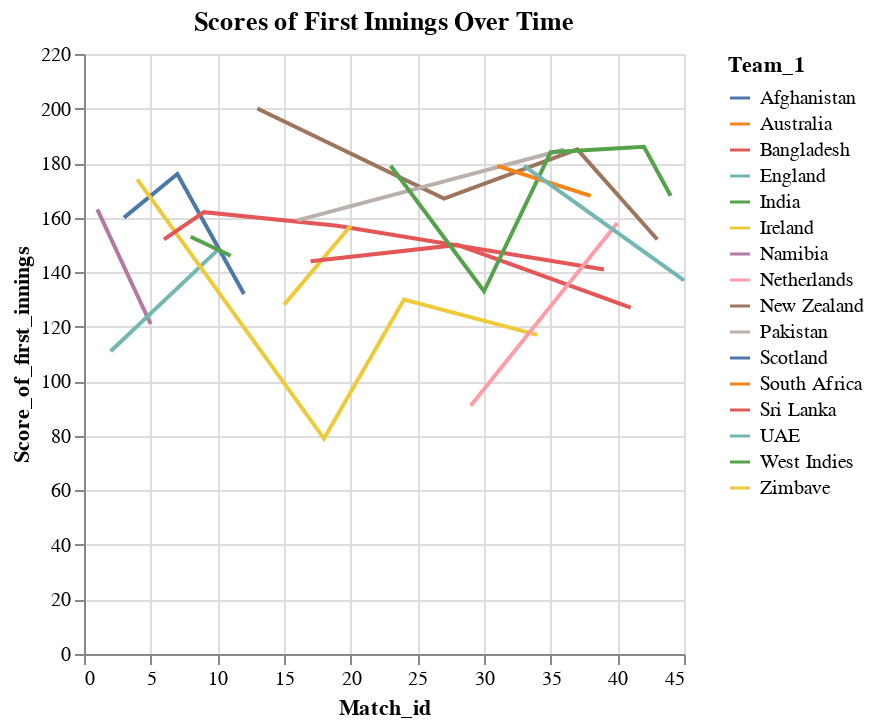

Write notebook code for a chart like this one.
### Code cell
#f) Line Chart for Match Scores Over Time
# Create a line chart
line_chart_scores = alt.Chart(data).mark_line().encode(
    x='Match_id',
    y='Score_of_first_innings',
    color='Team_1',
    tooltip=['Match_id', 'Team_1', 'Score_of_first_innings']
).properties(
    title='Scores of First Innings Over Time'
)

line_chart_scores

### Figure 1 — Vega-Lite specification as saved in the notebook (floating-point values rounded to 4 significant figures)
{"config": {"view": {"continuousWidth": 300, "continuousHeight": 300}}, "data": {"name": "data-608c9d7a1774a88503f03692cc20091b"}, "mark": {"type": "line"}, "encoding": {"color": {"field": "Team_1", "type": "nominal"}, "tooltip": [{"field": "Match_id", "type": "quantitative"}, {"field": "Team_1", "type": "nominal"}, {"field": "Score_of_first_innings", "type": "quantitative"}], "x": {"field": "Match_id", "type": "quantitative"}, "y": {"field": "Score_of_first_innings", "type": "quantitative"}}, "title": "Scores of First Innings Over Time", "$schema": "https://vega.github.io/schema/vega-lite/v5.17.0.json", "datasets": {"data-608c9d7a1774a88503f03692cc20091b": [{"Match_id": 1, "Team_1": "Namibia", "Team_2": "Sri Lanka", "Venue": "GMHBA Stadium, South Geelong, Victoria", "Stage": "First Round", "Toss_winner": "Sri Lanka", "Toss_decision": "Field", "Score_of_first_innings": 163.0, "Wkts_in_first_innings": "7", "Score_of_second_innings": 108.0, "Wkts_in_second_innings": "10", "Winner": "Namibia", "Won by": "55 Runs", "Player_of_the_match": "Jan Frylinck"}, {"Match_id": 2, "Team_1": "UAE", "Team_2": "Netherlands ", "Venue": "GMHBA Stadium, South Geelong, Victoria", "Stage": "First Round", "Toss_winner": "UAE", "Toss_decision": "Bat", "Score_of_first_innings": 111.0, "Wkts_in_first_innings": "8", "Score_of_second_innings": 112.0, "Wkts_in_second_innings": "7", "Winner": "Netherlands", "Won by": "3 Wickets", "Player_of_the_match": "Bas de Leede"}, {"Match_id": 3, "Team_1": "Scotland", "Team_2": "West Indies", "Venue": "Bellerive Oval, Hobart", "Stage": "First Round", "Toss_winner": "West Indies", "Toss_decision": "Field", "Score_of_first_innings": 160.0, "Wkts_in_first_innings": "5", "Score_of_second_innings": 118.0, "Wkts_in_second_innings": "10", "Winner": "Scotland", "Won by": "42 Runs", "Player_of_the_match": "George Munsey"}, {"Match_id": 4, "Team_1": "Zimbave", "Team_2": "Ireland", "Venue": "Bellerive Oval, Hobart", "Stage": "First Round", "Toss_winner": "Ireland", "Toss_decision": "Field", "Score_of_first_innings": 174.0, "Wkts_in_first_innings": "7", "Score_of_second_innings": 143.0, "Wkts_in_second_innings": "9", "Winner": "Zimbave", "Won by": "31 Runs", "Player_of_the_match": "Sikandar Raza"}, {"Match_id": 5, "Team_1": "Namibia", "Team_2": "Netherlands ", "Venue": "GMHBA Stadium, South Geelong, Victoria", "Stage": "First Round", "Toss_winner": "Namibia", "Toss_decision": "Bat", "Score_of_first_innings": 121.0, "Wkts_in_first_innings": "6", "Score_of_second_innings": 122.0, "Wkts_in_second_innings": "5", "Winner": "Netherlands", "Won by": "5 Wickets", "Player_of_the_match": "\nBas de Leede"}, {"Match_id": 6, "Team_1": "Sri Lanka", "Team_2": "UAE", "Venue": "GMHBA Stadium, South Geelong, Victoria", "Stage": "First Round", "Toss_winner": "UAE", "Toss_decision": "Field", "Score_of_first_innings": 152.0, "Wkts_in_first_innings": "8", "Score_of_second_innings": 73.0, "Wkts_in_second_innings": "10", "Winner": "Sri Lanka", "Won by": "79 Runs", "Player_of_the_match": "Pathum Nissanka"}, {"Match_id": 7, "Team_1": "Scotland", "Team_2": "Ireland", "Venue": "Bellerive Oval, Hobart", "Stage": "First Round", "Toss_winner": "Scotland", "Toss_decision": "Bat", "Score_of_first_innings": 176.0, "Wkts_in_first_innings": "5", "Score_of_second_innings": 180.0, "Wkts_in_second_innings": "4", "Winner": "Ireland", "Won by": "6 Wickets", "Player_of_the_match": "Curtis Campher"}, {"Match_id": 8, "Team_1": "West Indies", "Team_2": "Zimbave", "Venue": "Bellerive Oval, Hobart", "Stage": "First Round", "Toss_winner": "West Indies", "Toss_decision": "Bat", "Score_of_first_innings": 153.0, "Wkts_in_first_innings": "7", "Score_of_second_innings": 122.0, "Wkts_in_second_innings": "10", "Winner": "West Indies", "Won by": "31 Runs", "Player_of_the_match": "Alzarri Joseph"}, {"Match_id": 9, "Team_1": "Sri Lanka", "Team_2": "Netherlands ", "Venue": "GMHBA Stadium, South Geelong, Victoria", "Stage": "First Round", "Toss_winner": "Sri Lanka", "Toss_decision": "Bat", "Score_of_first_innings": 162.0, "Wkts_in_first_innings": "6", "Score_of_second_innings": 146.0, "Wkts_in_second_innings": "9", "Winner": "Sri Lanka", "Won by": "16 Runs", "Player_of_the_match": "Kusal Mendis"}, {"Match_id": 10, "Team_1": "UAE", "Team_2": "Namibia", "Venue": "GMHBA Stadium, South Geelong, Victoria", "Stage": "First Round", "Toss_winner": "UAE", "Toss_decision": "Bat", "Score_of_first_innings": 148.0, "Wkts_in_first_innings": "3", "Score_of_second_innings": 141.0, "Wkts_in_second_innings": "8", "Winner": "UAE", "Won by": "7 Runs", "Player_of_the_match": "Muhammad Waseem"}, {"Match_id": 11, "Team_1": "West Indies", "Team_2": "Ireland", "Venue": "Bellerive Oval, Hobart", "Stage": "First Round", "Toss_winner": "West Indies", "Toss_decision": "Bat", "Score_of_first_innings": 146.0, "Wkts_in_first_innings": "5", "Score_of_second_innings": 150.0, "Wkts_in_second_innings": "1", "Winner": "Ireland", "Won by": "9 Wickets", "Player_of_the_match": "Gareth Delany"}, {"Match_id": 12, "Team_1": "Scotland", "Team_2": "Zimbave", "Venue": "Bellerive Oval, Hobart", "Stage": "Group", "Toss_winner": "Scotland", "Toss_decision": "Bat", "Score_of_first_innings": 132.0, "Wkts_in_first_innings": "6", "Score_of_second_innings": 133.0, "Wkts_in_second_innings": "5", "Winner": "Zimbave", "Won by": "5 Wickets", "Player_of_the_match": "Sikandar Raza"}, {"Match_id": 13, "Team_1": "New Zealand", "Team_2": "Australia", "Venue": "Sydney Cricket Ground, Sydney", "Stage": "Group", "Toss_winner": "Australia", "Toss_decision": "Field", "Score_of_first_innings": 200.0, "Wkts_in_first_innings": "3", "Score_of_second_innings": 111.0, "Wkts_in_second_innings": "10", "Winner": "New Zealand", "Won by": "89 Runs", "Player_of_the_match": "Devon Conway"}, {"Match_id": 14, "Team_1": "Afghanistan", "Team_2": "England", "Venue": "Perth Stadium, Perth", "Stage": "Group", "Toss_winner": "England", "Toss_decision": "Field", "Score_of_first_innings": 112.0, "Wkts_in_first_innings": "10", "Score_of_second_innings": 113.0, "Wkts_in_second_innings": "5", "Winner": "England", "Won by": "5 Wickets", "Player_of_the_match": "Sam Curran"}, {"Match_id": 15, "Team_1": "Ireland", "Team_2": "Sri Lanka", "Venue": "Bellerive Oval, Hobart", "Stage": "Group", "Toss_winner": "Ireland", "Toss_decision": "Bat", "Score_of_first_innings": 128.0, "Wkts_in_first_innings": "8", "Score_of_second_innings": 131.0, "Wkts_in_second_innings": "1", "Winner": "Sri Lanka", "Won by": "9 Wickets", "Player_of_the_match": "Kusal Mendis"}, {"Match_id": 16, "Team_1": "Pakistan", "Team_2": "India", "Venue": "Melbourne Cricket Ground, Melbourne", "Stage": "Group", "Toss_winner": "India", "Toss_decision": "Field", "Score_of_first_innings": 159.0, "Wkts_in_first_innings": "8", "Score_of_second_innings": 160.0, "Wkts_in_second_innings": "6", "Winner": "India", "Won by": "4 Wickets", "Player_of_the_match": "Virat Kohli"}, {"Match_id": 17, "Team_1": "Bangladesh", "Team_2": "Netherlands ", "Venue": "Bellerive Oval, Hobart", "Stage": "Group", "Toss_winner": "Netherlands", "Toss_decision": "Field", "Score_of_first_innings": 144.0, "Wkts_in_first_innings": "8", "Score_of_second_innings": 135.0, "Wkts_in_second_innings": "10", "Winner": "Bangladesh", "Won by": "9 Runs", "Player_of_the_match": "Taskin Ahmed"}, {"Match_id": 18, "Team_1": "Zimbave", "Team_2": "South Africa", "Venue": "Bellerive Oval, Hobart", "Stage": "Group", "Toss_winner": "Zimbave", "Toss_decision": "Bat", "Score_of_first_innings": 79.0, "Wkts_in_first_innings": "5", "Score_of_second_innings": 51.0, "Wkts_in_second_innings": "0", "Winner": "No Result", "Won by": "No Result", "Player_of_the_match": "_"}, {"Match_id": 19, "Team_1": "Sri Lanka", "Team_2": "Australia", "Venue": "Perth Stadium, Perth", "Stage": "Group", "Toss_winner": "Australia", "Toss_decision": "Field", "Score_of_first_innings": 157.0, "Wkts_in_first_innings": "6", "Score_of_second_innings": 158.0, "Wkts_in_second_innings": "3", "Winner": "Australia", "Won by": "7 Wickets", "Player_of_the_match": "Marcus Stoinis"}, {"Match_id": 20, "Team_1": "Ireland", "Team_2": "England", "Venue": "Melbourne Cricket Ground, Melbourne", "Stage": "Group", "Toss_winner": "England", "Toss_decision": "Field", "Score_of_first_innings": 157.0, "Wkts_in_first_innings": "10", "Score_of_second_innings": 105.0, "Wkts_in_second_innings": "5", "Winner": "Ireland", "Won by": "5 Runs", "Player_of_the_match": "Andrew Balbirnie"}, {"Match_id": 21, "Team_1": "Afghanistan", "Team_2": "New Zealand", "Venue": "Melbourne Cricket Ground, Melbourne", "Stage": "Group", "Toss_winner": "_", "Toss_decision": "_", "Score_of_first_innings": null, "Wkts_in_first_innings": "_", "Score_of_second_innings": null, "Wkts_in_second_innings": "_", "Winner": "No Result", "Won by": "No Result", "Player_of_the_match": "_"}, {"Match_id": 22, "Team_1": "South Africa", "Team_2": "Bangladesh", "Venue": "Sydney Cricket Ground, Sydney", "Stage": "Group", "Toss_winner": "South Africa", "Toss_decision": "Bat", "Score_of_first_innings": 205.0, "Wkts_in_first_innings": "5", "Score_of_second_innings": 101.0, "Wkts_in_second_innings": "10", "Winner": "South Africa", "Won by": "104 Runs", "Player_of_the_match": "Rilee Rossouw"}, {"Match_id": 23, "Team_1": "India", "Team_2": "Netherlands ", "Venue": "Sydney Cricket Ground, Sydney", "Stage": "Group", "Toss_winner": "India", "Toss_decision": "Bat", "Score_of_first_innings": 179.0, "Wkts_in_first_innings": "2", "Score_of_second_innings": 123.0, "Wkts_in_second_innings": "9", "Winner": "India", "Won by": "56 Runs", "Player_of_the_match": "Suryakumar Yadav"}, {"Match_id": 24, "Team_1": "Zimbave", "Team_2": "Pakistan", "Venue": "Perth Stadium, Perth", "Stage": "Group", "Toss_winner": "Zimbave", "Toss_decision": "Bat", "Score_of_first_innings": 130.0, "Wkts_in_first_innings": "8", "Score_of_second_innings": 129.0, "Wkts_in_second_innings": "8", "Winner": "Zimbave", "Won by": "1 Run", "Player_of_the_match": "Sikandar Raza"}, {"Match_id": 25, "Team_1": "Afghanistan", "Team_2": "Ireland", "Venue": "Melbourne Cricket Ground, Melbourne", "Stage": "Group", "Toss_winner": "_", "Toss_decision": "_", "Score_of_first_innings": null, "Wkts_in_first_innings": "_", "Score_of_second_innings": null, "Wkts_in_second_innings": "_", "Winner": "No Result", "Won by": "No Result", "Player_of_the_match": "_"}, {"Match_id": 26, "Team_1": "Australia", "Team_2": "England", "Venue": "Melbourne Cricket Ground, Melbourne", "Stage": "Group", "Toss_winner": "_", "Toss_decision": "_", "Score_of_first_innings": null, "Wkts_in_first_innings": "_", "Score_of_second_innings": null, "Wkts_in_second_innings": "_", "Winner": "No Result", "Won by": "No Result", "Player_of_the_match": "_"}, {"Match_id": 27, "Team_1": "New Zealand", "Team_2": "Sri Lanka", "Venue": "Sydney Cricket Ground, Sydney", "Stage": "Group", "Toss_winner": "New Zealand", "Toss_decision": "Bat", "Score_of_first_innings": 167.0, "Wkts_in_first_innings": "7", "Score_of_second_innings": 102.0, "Wkts_in_second_innings": "10", "Winner": "New Zealand", "Won by": "65 Runs", "Player_of_the_match": "Glenn phillips"}, {"Match_id": 28, "Team_1": "Bangladesh", "Team_2": "Zimbave", "Venue": "The Gabba, Brisbane", "Stage": "Group", "Toss_winner": "Bangladesh", "Toss_decision": "Bat", "Score_of_first_innings": 150.0, "Wkts_in_first_innings": "7", "Score_of_second_innings": 147.0, "Wkts_in_second_innings": "8", "Winner": "Bangladesh", "Won by": "3 Runs", "Player_of_the_match": "Taskin Ahmed"}, {"Match_id": 29, "Team_1": "Netherlands", "Team_2": "Pakistan", "Venue": "Perth Stadium, Perth", "Stage": "Group", "Toss_winner": "Netherlands", "Toss_decision": "Bat", "Score_of_first_innings": 91.0, "Wkts_in_first_innings": "9", "Score_of_second_innings": 95.0, "Wkts_in_second_innings": "4", "Winner": "Pakistan", "Won by": "6 Wickets", "Player_of_the_match": "Shadab Khan"}, {"Match_id": 30, "Team_1": "India", "Team_2": "South Africa", "Venue": "Perth Stadium, Perth", "Stage": "Group", "Toss_winner": "India", "Toss_decision": "Bat", "Score_of_first_innings": 133.0, "Wkts_in_first_innings": "9", "Score_of_second_innings": 137.0, "Wkts_in_second_innings": "5", "Winner": "South Africa", "Won by": "5 Wickets", "Player_of_the_match": "Lungi Ngidi"}, {"Match_id": 31, "Team_1": "Australia", "Team_2": "Ireland", "Venue": "The Gabba, Brisbane", "Stage": "Group", "Toss_winner": "Ireland", "Toss_decision": "Field", "Score_of_first_innings": 179.0, "Wkts_in_first_innings": "5", "Score_of_second_innings": 137.0, "Wkts_in_second_innings": "10", "Winner": "Australia", "Won by": "42 Runs", "Player_of_the_match": "Aaron Finch"}, {"Match_id": 32, "Team_1": "Afghanistan", "Team_2": "Sri Lanka", "Venue": "The Gabba, Brisbane", "Stage": "Group", "Toss_winner": "Afghanistan", "Toss_decision": "Bat", "Score_of_first_innings": 144.0, "Wkts_in_first_innings": "8", "Score_of_second_innings": 148.0, "Wkts_in_second_innings": "4", "Winner": "Sri Lanka", "Won by": "6 Wickets", "Player_of_the_match": "Wanindu Hasaranga"}, {"Match_id": 33, "Team_1": "England", "Team_2": "New Zealand", "Venue": "The Gabba, Brisbane", "Stage": "Group", "Toss_winner": "England", "Toss_decision": "Bat", "Score_of_first_innings": 179.0, "Wkts_in_first_innings": "6", "Score_of_second_innings": 159.0, "Wkts_in_second_innings": "6", "Winner": "England", "Won by": "20 Runs", "Player_of_the_match": "Jos Buttler"}, {"Match_id": 34, "Team_1": "Zimbave", "Team_2": "Netherlands ", "Venue": "Adelaide Oval, Adelaide", "Stage": "Group", "Toss_winner": "Zimbave", "Toss_decision": "Bat", "Score_of_first_innings": 117.0, "Wkts_in_first_innings": "10", "Score_of_second_innings": 120.0, "Wkts_in_second_innings": "5", "Winner": "Netherlands", "Won by": "5 Wickets", "Player_of_the_match": "Max O'Dowd"}, {"Match_id": 35, "Team_1": "India", "Team_2": "Bangladesh", "Venue": "Adelaide Oval, Adelaide", "Stage": "Group", "Toss_winner": "Bangladesh", "Toss_decision": "Field", "Score_of_first_innings": 184.0, "Wkts_in_first_innings": "6", "Score_of_second_innings": 145.0, "Wkts_in_second_innings": "6", "Winner": "India", "Won by": "5 Runs", "Player_of_the_match": "Virat Kohli"}, {"Match_id": 36, "Team_1": "Pakistan", "Team_2": "South Africa", "Venue": "Sydney Cricket Ground, Sydney", "Stage": "Group", "Toss_winner": "Pakistan", "Toss_decision": "Bat", "Score_of_first_innings": 185.0, "Wkts_in_first_innings": "9", "Score_of_second_innings": 108.0, "Wkts_in_second_innings": "9", "Winner": "Pakistan", "Won by": "33 Runs", "Player_of_the_match": "Shadab Khan"}, {"Match_id": 37, "Team_1": "New Zealand", "Team_2": "Ireland", "Venue": "Adelaide Oval, Adelaide", "Stage": "Group", "Toss_winner": "Ireland", "Toss_decision": "Field", "Score_of_first_innings": 185.0, "Wkts_in_first_innings": "6", "Score_of_second_innings": 150.0, "Wkts_in_second_innings": "9", "Winner": "New Zealand", "Won by": "35 Runs", "Player_of_the_match": "Kane Williamson"}, {"Match_id": 38, "Team_1": "Australia", "Team_2": "Afghanistan", "Venue": "Adelaide Oval, Adelaide", "Stage": "Group", "Toss_winner": "Afghanistan", "Toss_decision": "Field", "Score_of_first_innings": 168.0, "Wkts_in_first_innings": "8", "Score_of_second_innings": 164.0, "Wkts_in_second_innings": "7", "Winner": "Australia", "Won by": "4 Runs", "Player_of_the_match": "Glenn Maxwell"}, {"Match_id": 39, "Team_1": "Sri Lanka", "Team_2": "England", "Venue": "Sydney Cricket Ground, Sydney", "Stage": "Group", "Toss_winner": "Sri Lanka", "Toss_decision": "Bat", "Score_of_first_innings": 141.0, "Wkts_in_first_innings": "8", "Score_of_second_innings": 144.0, "Wkts_in_second_innings": "6", "Winner": "England", "Won by": "4 Wickets", "Player_of_the_match": "Adil Rashid"}, {"Match_id": 40, "Team_1": "Netherlands", "Team_2": "South Africa", "Venue": "Adelaide Oval, Adelaide", "Stage": "Group", "Toss_winner": "South Africa", "Toss_decision": "Field", "Score_of_first_innings": 158.0, "Wkts_in_first_innings": "4", "Score_of_second_innings": 145.0, "Wkts_in_second_innings": "8", "Winner": "Netherlands", "Won by": "13 Runs", "Player_of_the_match": "Colin Ackermann"}, {"Match_id": 41, "Team_1": "Bangladesh", "Team_2": "Pakistan", "Venue": "Adelaide Oval, Adelaide", "Stage": "Group", "Toss_winner": "Bangladesh", "Toss_decision": "Bat", "Score_of_first_innings": 127.0, "Wkts_in_first_innings": "8", "Score_of_second_innings": 128.0, "Wkts_in_second_innings": "5", "Winner": "Pakistan", "Won by": "5 Wickets", "Player_of_the_match": "Shaheen Afridi"}, {"Match_id": 42, "Team_1": "India", "Team_2": "Zimbave", "Venue": "Melbourne Cricket Ground, Melbourne", "Stage": "Group", "Toss_winner": "India", "Toss_decision": "Bat", "Score_of_first_innings": 186.0, "Wkts_in_first_innings": "5", "Score_of_second_innings": 115.0, "Wkts_in_second_innings": "10", "Winner": "India", "Won by": "71 Runs", "Player_of_the_match": "Suryakumar Yadav"}, {"Match_id": 43, "Team_1": "New Zealand", "Team_2": "Pakistan", "Venue": "Sydney Cricket Ground, Sydney", "Stage": "Semi Final", "Toss_winner": "New Zealand", "Toss_decision": "Bat", "Score_of_first_innings": 152.0, "Wkts_in_first_innings": "4", "Score_of_second_innings": 153.0, "Wkts_in_second_innings": "3", "Winner": "Pakistan", "Won by": "7 Wickets", "Player_of_the_match": "Mohammed Rizwan"}, {"Match_id": 44, "Team_1": "India", "Team_2": "England", "Venue": "Adelaide Oval, Adelaide", "Stage": "Semi Final", "Toss_winner": "England", "Toss_decision": "Field", "Score_of_first_innings": 168.0, "Wkts_in_first_innings": "6", "Score_of_second_innings": 170.0, "Wkts_in_second_innings": "0", "Winner": "England", "Won by": "10 Wickets", "Player_of_the_match": "Alex Hales"}, {"Match_id": 45, "Team_1": "England", "Team_2": "Pakistan", "Venue": "Melbourne Cricket Ground, Melbourne", "Stage": "Final", "Toss_winner": "England", "Toss_decision": "Field", "Score_of_first_innings": 137.0, "Wkts_in_first_innings": "8", "Score_of_second_innings": 138.0, "Wkts_in_second_innings": "5", "Winner": "England", "Won by": "5 Wickets", "Player_of_the_match": "Sam Curran"}]}}
